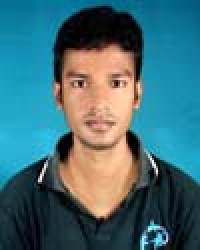
%> input picture CSE_LAB_4TH/401/exam_prep/4.image arithmetic operations/1.jpg, 100 x 125 px (shown 2 times larger)
$ octave subtraction_one_image.m   (GNU Octave 9; MATLAB toolbox functions it lacks are replaced by stand-ins)
%> lines starting %> are read from the running program, lines starting %| are printed output that depends on the picture
%image subtraction of one image
clc;
clear all;
close all;
img=imread('1.jpg');
%> img is the input picture: size 125x100x3 uint8; mean R, G, B 66.1, 108.2, 116.2
img=rgb2gray(img);
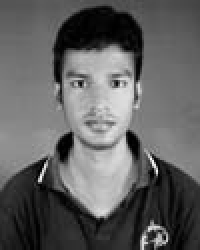
%> img: size 125x100 uint8 (shown 2 times larger); min 0, max 253, mean 96.5

b=imsubtract(img,128);
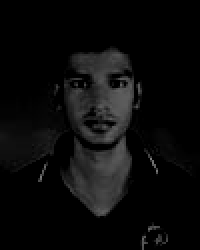
%> b: size 125x100 uint8 (shown 2 times larger); min 0, max 125, mean 10.8
%b=img-128;

subplot(2,1,1)
imshow(img)
title('original image');


subplot(2,1,2)
imshow(b)
title('subtracted image');

$ run again, with CSE_LAB_4TH/401/exam_prep/4.image arithmetic operations/8.jpg copied over CSE_LAB_4TH/401/exam_prep/4.image arithmetic operations/1.jpg
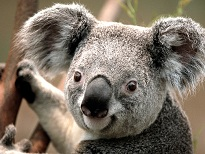
%> input picture CSE_LAB_4TH/401/exam_prep/4.image arithmetic operations/8.jpg, 205 x 154 px
%> img is the input picture: size 154x205x3 uint8; mean R, G, B 124.8, 114.2, 101.4
%> `img=rgb2gray(img);`:
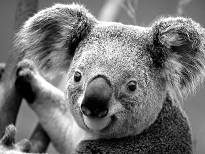
%> img: size 154x205 uint8; min 0, max 255, mean 115.9
%> `b=imsubtract(img,128);`:
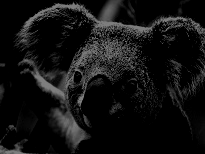
%> b: size 154x205 uint8; min 0, max 127, mean 18.3

$ run again, with CSE_LAB_4TH/401/exam_prep/4.image arithmetic operations/input.tif saved as CSE_LAB_4TH/401/exam_prep/4.image arithmetic operations/1.jpg
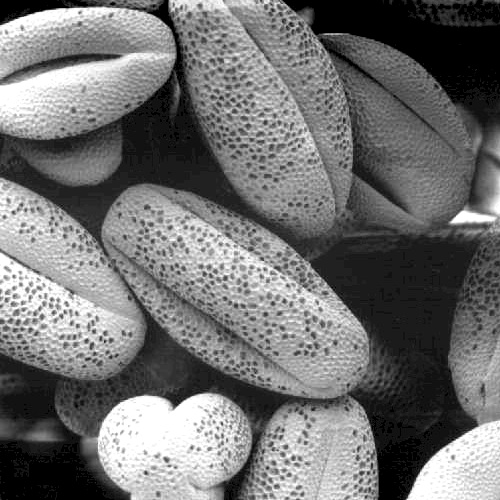
%> input picture CSE_LAB_4TH/401/exam_prep/4.image arithmetic operations/input.tif, 500 x 500 px
%> img is the input picture: size 500x500 uint8; min 0, max 255, mean 113.2
%> `b=imsubtract(img,128);`:
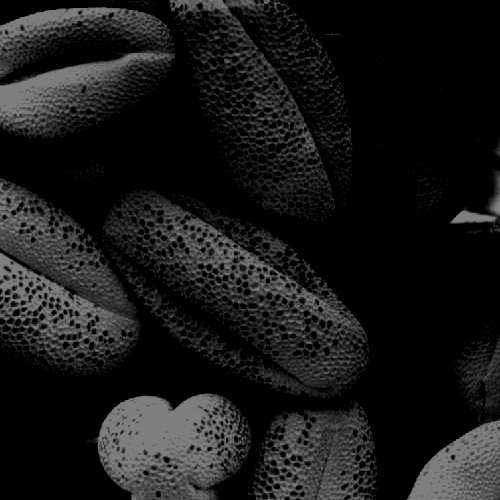
%> b: size 500x500 uint8; min 0, max 127, mean 24.9
